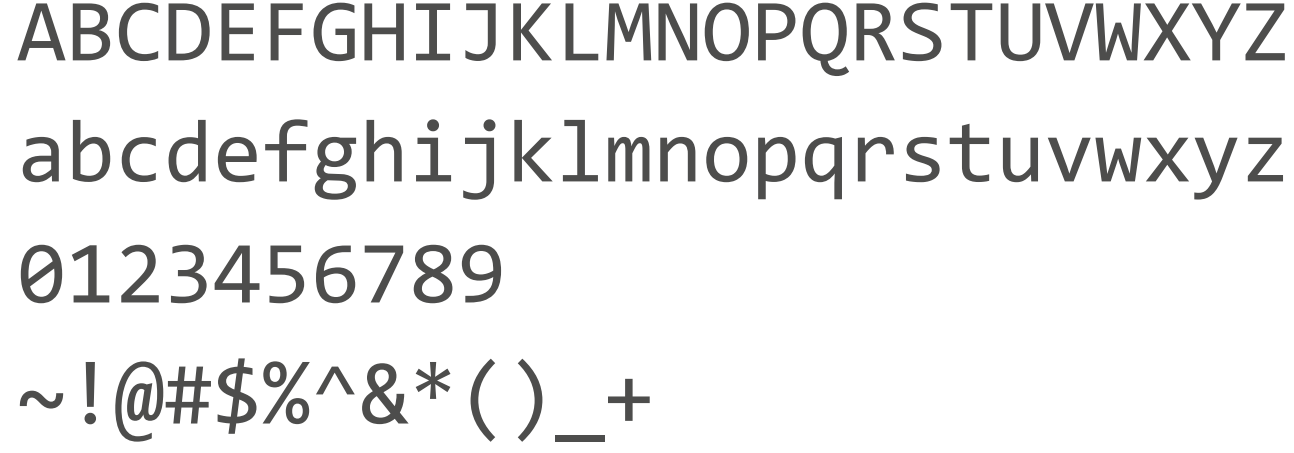
#> input picture E/text_img.png, 1294 x 453 px
$ python e_ans.py
#> lines starting #> are read from the running program, lines starting #| are printed output that depends on the picture; after the words box and inside, x2 and y2 are one past the last pixel; in counts of white or black regions, pixels touching at a corner belong together; long printed decimals are rounded
import numpy as np
from PIL import Image
from PIL import ImageOps
pil_img = Image.open('text_img.png')
#> pil_img is the input picture: PIL image 1294x453 RGB; mean R, G, B 234.8, 234.8, 234.6
pil_img = ImageOps.grayscale(pil_img)
#> pil_img: PIL image 1294x453 L
# pil_img.show()
img = np.array(pil_img)
img = 255. - img
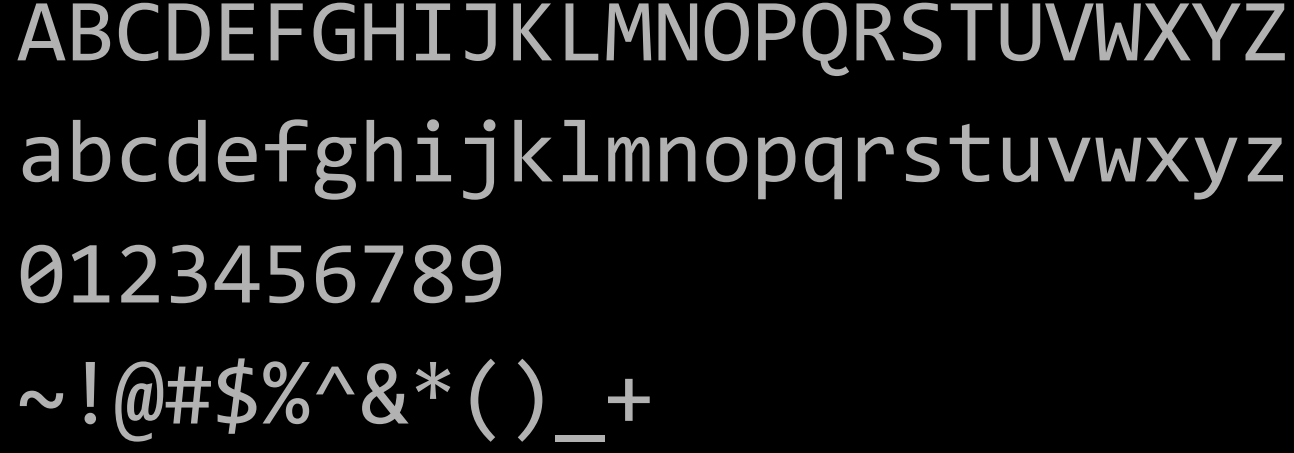
#> img: shape (453, 1294) float64; min 0, max 178, mean 20.2
print(img.shape)
#| (453, 1294)
# img = ImageOps.grayscale(pil_img)
# tmp = Image.fromarray(img)
# tmp.show()
img_mean = np.mean(img)
#> img_mean = 20.25
print(img_mean)
#| 20.247
img_sum = np.sum(img , axis=1)
#> img_sum = 453 values, max 118366 at index 8, min 0 at index 0, mean 26199.8
# print(img_sum.shape)
j = 0
img_list = []
for i in range(1, img.shape[0]):
    if img_sum[i] == 0:
        img_list.append(img[j:i, :])
        j=i
#> after the loop, img_list = 152 items
img_list.append(img[j:, :])


def get_char(npimg, c):
    print(npimg.shape, 'line')
    line_sum = np.sum(npimg, axis=0)
    print('here we are')
    print(max(line_sum))
    j = 0
    char_list = []
    for i in range(1, npimg.shape[1]):
        if line_sum[i]==0: #(line_sum[i]/npimg.shape[0]) < img_mean:
            char_list.append(npimg[:, j:i])
            j = i
    char_list.append(npimg[:, j:])
    print(len(char_list), 'len of char list')
    cnt = 0
    for i in range(len(char_list)):
        if np.sum(char_list[i]) !=0:
            pil_char = Image.fromarray(char_list[i])
            pil_char = pil_char.convert('RGB')
            pil_char.save(str(c)+'_'+str(cnt)+'img.jpg')
            cnt +=1
c = 0
for i in range(len(img_list)):
    if np.sum(img_list[i]) != 0:
        # saving line
        pil_line = Image.fromarray(img_list[i])
        pil_line = pil_line.convert('RGB')
        pil_line.save(str(c)+'img.png')
        #going further for character
        line = pil_line.convert('1')
        line = np.array(line)
        get_char(line, c)

        c+=1
#> this loop made 153 passes
#> (printed output is left out)
#> pass 2, `pil_line = Image.fromarray(img_list[i])`:
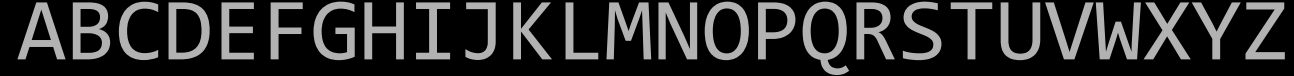
#> pil_line: PIL image 1294x76 F; min 0, max 178, mean 45.4
#> pass 2, `line = pil_line.convert('1')`:
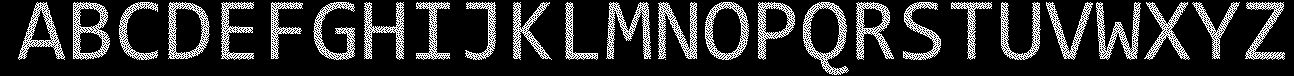
#> line: PIL image 1294x76 1; 17.7% white in thin lines or dots
#> pass 2, in get_char, `pil_char.save(str(c)+'_'+str(cnt)+'img.jpg')`:
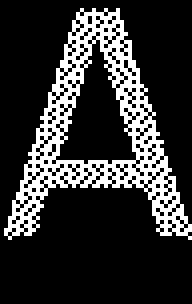
#> saved as 0_0img.jpg: PIL image 48x76 RGB (shown 4 times larger); 19.8% white in thin lines or dots, all inside (x1, y1, x2, y2) = (1, 2, 48, 60)
#> after the loop:
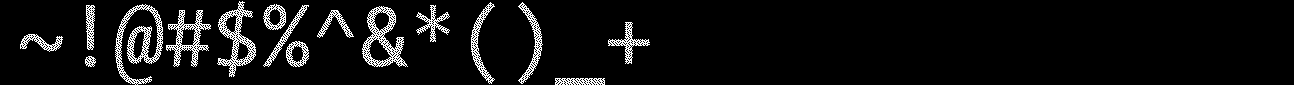
#> line: shape (85, 1294) bool; 6.5% white in thin lines or dots, all inside (x1, y1, x2, y2) = (20, 1, 650, 85)
#> after the loop:
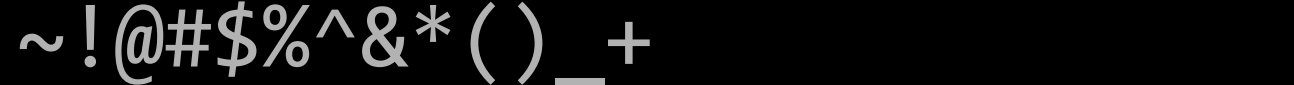
#> pil_line: PIL image 1294x85 RGB; min 0, max 178, mean 16.6
#> after the loop, c = 4
print(c)
#| 4
